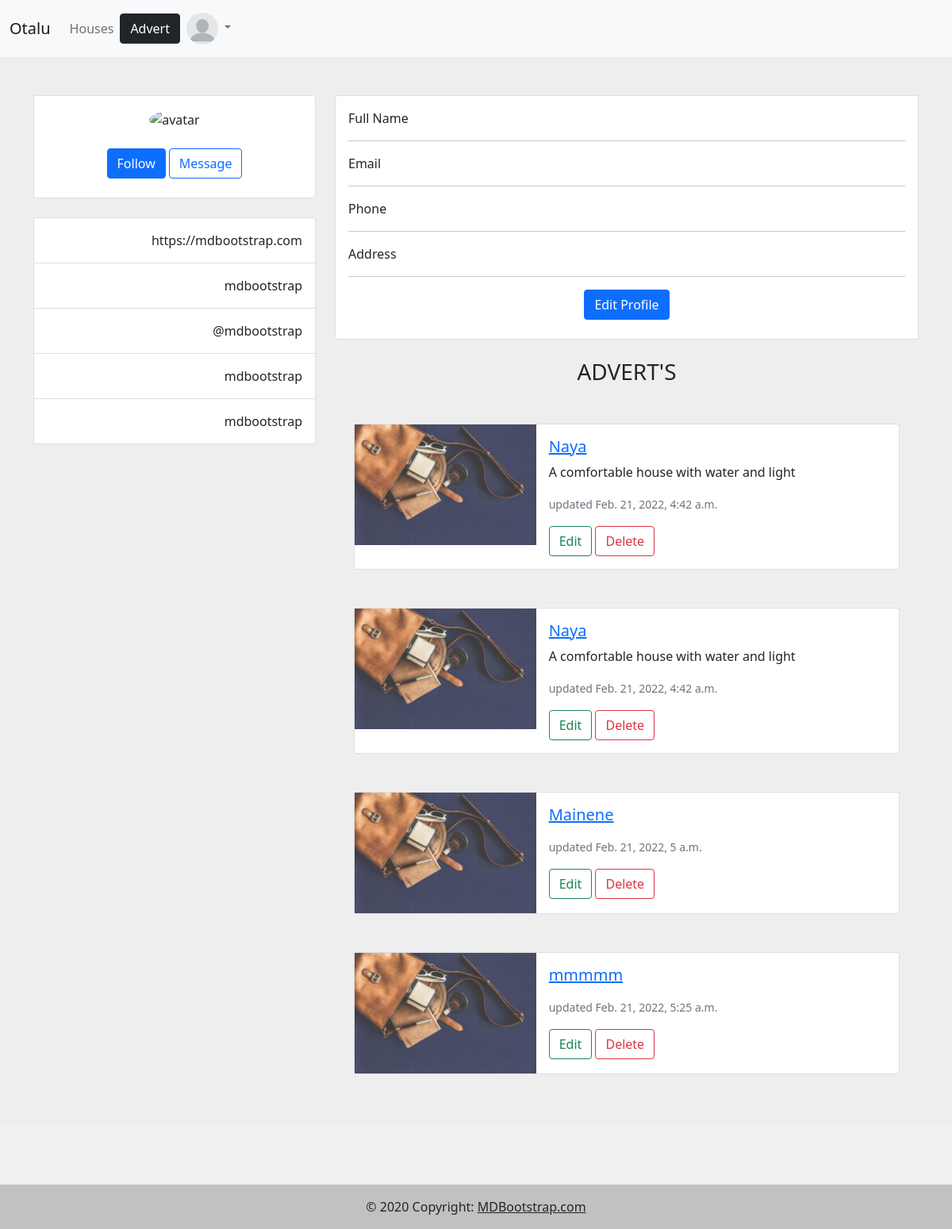
Screenshot of /account/ with the database file from the repository.
### houses/models.py (models this page shows, shortened)
class House(models.Model):
    id = models.UUIDField(primary_key=True,default=uuid.uuid4,editable=False)
    title = models.CharField(max_length=200)
    rooms = models.IntegerField( blank=True, null=True)
    bathroom = models.CharField(max_length = 10, choices=BATHROOM_CHOICES, blank=True, null=True)
    date_created = models.DateTimeField(auto_now_add=True, blank=True, null=True)
    description = models.TextField(max_length=100, blank=True, null=True)
    author = models.CharField(max_length=200)
    price = models.DecimalField(max_digits=8, decimal_places=0)
    security = models.CharField(max_length = 10, choices=SECURITY_CHOICES, blank=True, null=True)
    fenced = models.CharField(max_length = 10, choices=FENCED_CHOICES, blank=True, null=True)
    electricity = models.CharField(max_length = 10, choices=ELECTRICITY_CHOICES,blank=True, null=True)
    water = models.CharField(max_length = 10, choices=WATER_CHOICES, blank=True, null=True)
    water_availability = models.CharField(max_length = 20, choices=WATER_AVAILABILITY_CHOICES, blank=True, null=True)
    party = models.CharField(max_length = 20, choices=PARTY_CHOICES, blank=True, null=True)
    smoking = models.CharField(max_length = 20, choices=SMOKING_CHOICES, blank=True, null=True)
    def get_absolute_url(self):
        return reverse('house_detail', kwargs={'pk': str(self.pk)})

### pages/views.py (the view)
# urls.py: path('account/', AccountPageView.as_view(), name='account')
class AccountPageView(ListView):
    model = House
    context_object_name = 'house_list'
    template_name = 'account/profile.html'

### templates/account/profile.html (shortened to what this page needs)
{% extends 'base.html' %}
{% load static %}
{% block content %}
<section class="-3" style="background-color: #eee;">
    <div class="container py-5">
      <div class="row">
        <div class="col-lg-4">
          <div class="card mb-4">
            <div class="card-body text-center">
              <img src="https://mdbcdn.b-cdn.net/img/Photos/new-templates/bootstrap-chat/ava3.webp" alt="avatar" class="rounded-circle img-fluid" style="width: 150px;">
              <div class="d-flex justify-content-center mb-2">
                <button type="button" class="btn btn-primary">Follow</button>
                <button type="button" class="btn btn-outline-primary ms-1">Message</button>
              </div>
            </div>
          </div>
          <div class="card mb-4 mb-lg-0">
            <div class="card-body p-0">
              <ul class="list-group list-group-flush rounded-3">
                <li class="list-group-item d-flex justify-content-between align-items-center p-3">
                  <p class="mb-0">https://mdbootstrap.com</p>
                </li>
                <li class="list-group-item d-flex justify-content-between align-items-center p-3">
                  <p class="mb-0">mdbootstrap</p>
                </li>
                <li class="list-group-item d-flex justify-content-between align-items-center p-3">
                  <p class="mb-0">@mdbootstrap</p>
                </li>
                <li class="list-group-item d-flex justify-content-between align-items-center p-3">
                  <p class="mb-0">mdbootstrap</p>
                </li>
                <li class="list-group-item d-flex justify-content-between align-items-center p-3">
                  <p class="mb-0">mdbootstrap</p>
                </li>
              </ul>
            </div>
          </div>
        </div>
        <div class="col-lg-8">
          <div class="card mb-4">
            <div class="card-body">
              <div class="row">
                <div class="col-sm-3">
                  <p class="mb-0">Full Name</p>
                </div>
                <div class="col-sm-9">
                </div>
              </div>
              <hr>
              <div class="row">
                <div class="col-sm-3">
                  <p class="mb-0">Email</p>
                </div>
                <div class="col-sm-9">
                </div>
              </div>
              <hr>
              <div class="row">
                <div class="col-sm-3">
                  <p class="mb-0">Phone</p>
                </div>
                <div class="col-sm-9">
                </div>
              </div>
              <hr>
              <div class="row">
                <div class="col-sm-3">
                  <p class="mb-0">Address</p>
                </div>
                <div class="col-sm-9">
                </div>
              </div>
              <hr>
              <div class="d-flex justify-content-center mb-2">
                <button type="button" class="btn btn-primary">Edit Profile</button>
              </div>
            </div>
          </div>
          <h3 class="text-center">ADVERT'S</h3>
          {% for house in house_list %}
          {% if user.username == house.author %}
          <div class="container-sm ">
            <div class="card mb-3 mt-5 " style="max-height: ;">
              <div class="row g-0">
                <div class="col-md-4">
                  <img src="{% static 'images/bag.jpg' %}" class="img-fluid " style="max-height: ;" alt="...">
                </div>
                <div class="col-md-8">
                  <div class="card-body">
                    <h5 class="card-title"><a href="{{ house.get_absolute_url }}">{{ house.title }}</a></h5>
                    <p class="card-text">{{house.description}}</p>
                    <p class="card-text"><small class="text-muted">updated {{house.date_created}}</small></p>
                    <input type="button" class="btn btn-outline-success" value="Edit">
                    <input type="button" class="btn btn-outline-danger" value="Delete">
                  </div>
                </div>
              </div>
            </div>
          </div>
          {% endif%}
          {% endfor %}
        </div>
      </div>
    </div>
</section>
{% endblock content %}

### rows the page displays
House: title "Naya", description "A comfortable house with water and light", date_created "Feb. 21, 2022, 4:42 a.m."
House: title "Naya", description "A comfortable house with water and light", date_created "Feb. 21, 2022, 4:42 a.m."
House: title "Mainene", date_created "Feb. 21, 2022, 5 a.m."
House: title "mmmmm", date_created "Feb. 21, 2022, 5:25 a.m."
